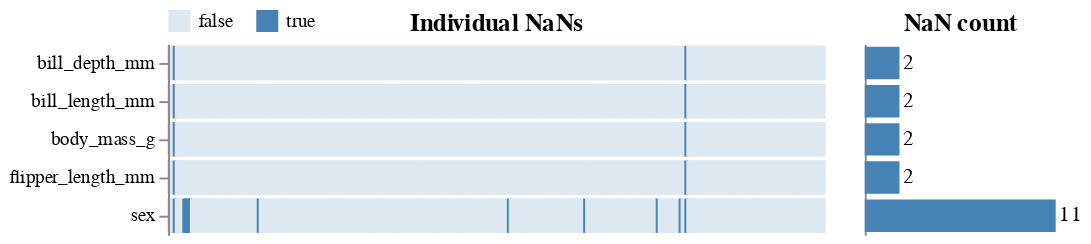

Here is the notebook cell this chart was saved with:
### Markdown cell above
## Missing values

Visualizing missing values can reveal patterns that would influence downstream analysis
and might reflect upstream wrangling or data collection issues.
It is also useful to indicate which variables are codependent in the data collection process,
such as the IMDB Votes and Ratings in the plot below.

Selecting an interval in the heatmap of individual NaNs 
will automatically update the bar plot with the NaN counts.

### Code cell
aly.nan(penguins)

### Figure 1 — Vega-Lite specification as saved in the notebook (floating-point values rounded to 4 significant figures; data arrays with more than 128 entries replaced by an {"elided": "..."} marker saying what was removed)
{"config": {"view": {"continuousWidth": 400, "continuousHeight": 300, "strokeWidth": 0}}, "hconcat": [{"data": {"name": "data-f303b584aa75b2cecfde1506c4e1d989"}, "mark": {"type": "rect", "height": 17}, "encoding": {"color": {"type": "nominal", "field": "value", "legend": {"offset": -13, "orient": "top"}, "scale": {"range": ["#dde8f1", "steelblue"]}, "sort": [false, true], "title": null}, "stroke": {"type": "nominal", "field": "value", "legend": null, "scale": {"range": ["#dde8f1", "steelblue"]}, "sort": [false, true]}, "x": {"type": "ordinal", "axis": null, "field": "index"}, "y": {"type": "nominal", "field": "variable", "sort": ["bill_depth_mm", "bill_length_mm", "body_mass_g", "flipper_length_mm", "sex"], "title": null}}, "selection": {"selector001": {"type": "interval", "encodings": ["x"]}}, "title": "Individual NaNs", "width": 344}, {"layer": [{"mark": {"type": "bar", "color": "steelblue", "height": 17}, "encoding": {"x": {"type": "quantitative", "aggregate": "count", "axis": null, "scale": {"domain": [0, 11.0]}}, "y": {"type": "nominal", "axis": {"grid": false, "labels": false, "ticks": false, "title": ""}, "field": "variable", "sort": ["bill_depth_mm", "bill_length_mm", "body_mass_g", "flipper_length_mm", "sex"]}}, "title": "NaN count", "width": 100}, {"mark": {"type": "text", "align": "left", "dx": 2}, "encoding": {"text": {"type": "quantitative", "aggregate": "count"}, "x": {"type": "quantitative", "aggregate": "count", "axis": null, "scale": {"domain": [0, 11.0]}}, "y": {"type": "nominal", "axis": {"grid": false, "labels": false, "ticks": false, "title": ""}, "field": "variable", "sort": ["bill_depth_mm", "bill_length_mm", "body_mass_g", "flipper_length_mm", "sex"]}}, "title": "NaN count", "width": 100}], "data": {"name": "data-379173094545248d084a3e6430f9e254"}, "transform": [{"filter": {"selection": "selector001"}}]}], "resolve": {"scale": {"y": "shared"}}, "$schema": "https://vega.github.io/schema/vega-lite/v4.8.1.json", "datasets": {"data-f303b584aa75b2cecfde1506c4e1d989": {"elided": "1720 records"}, "data-379173094545248d084a3e6430f9e254": [{"index": 3, "variable": "bill_length_mm", "value": true}, {"index": 271, "variable": "bill_length_mm", "value": true}, {"index": 3, "variable": "bill_depth_mm", "value": true}, {"index": 271, "variable": "bill_depth_mm", "value": true}, {"index": 3, "variable": "flipper_length_mm", "value": true}, {"index": 271, "variable": "flipper_length_mm", "value": true}, {"index": 3, "variable": "body_mass_g", "value": true}, {"index": 271, "variable": "body_mass_g", "value": true}, {"index": 3, "variable": "sex", "value": true}, {"index": 8, "variable": "sex", "value": true}, {"index": 9, "variable": "sex", "value": true}, {"index": 10, "variable": "sex", "value": true}, {"index": 11, "variable": "sex", "value": true}, {"index": 47, "variable": "sex", "value": true}, {"index": 178, "variable": "sex", "value": true}, {"index": 218, "variable": "sex", "value": true}, {"index": 256, "variable": "sex", "value": true}, {"index": 268, "variable": "sex", "value": true}, {"index": 271, "variable": "sex", "value": true}]}}
